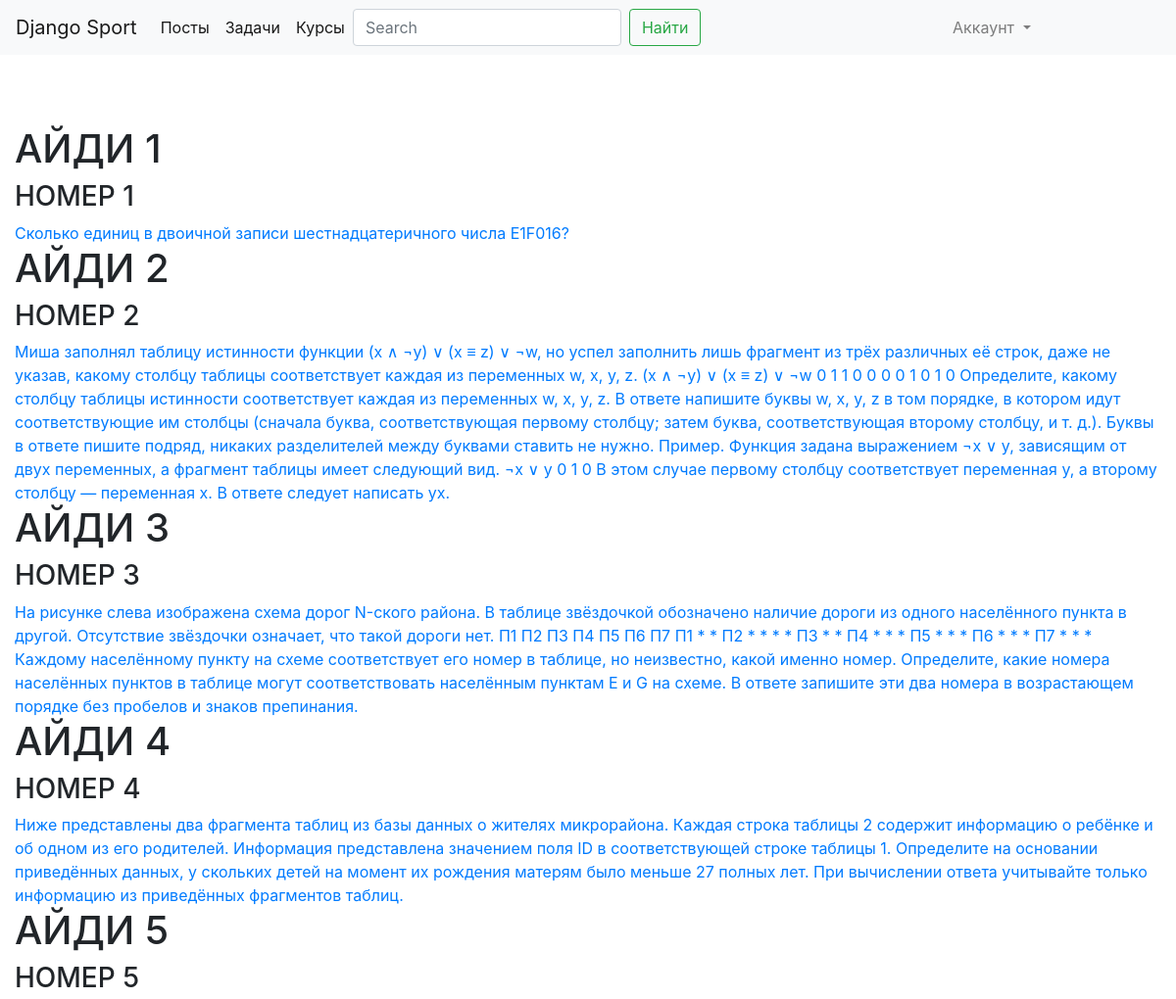
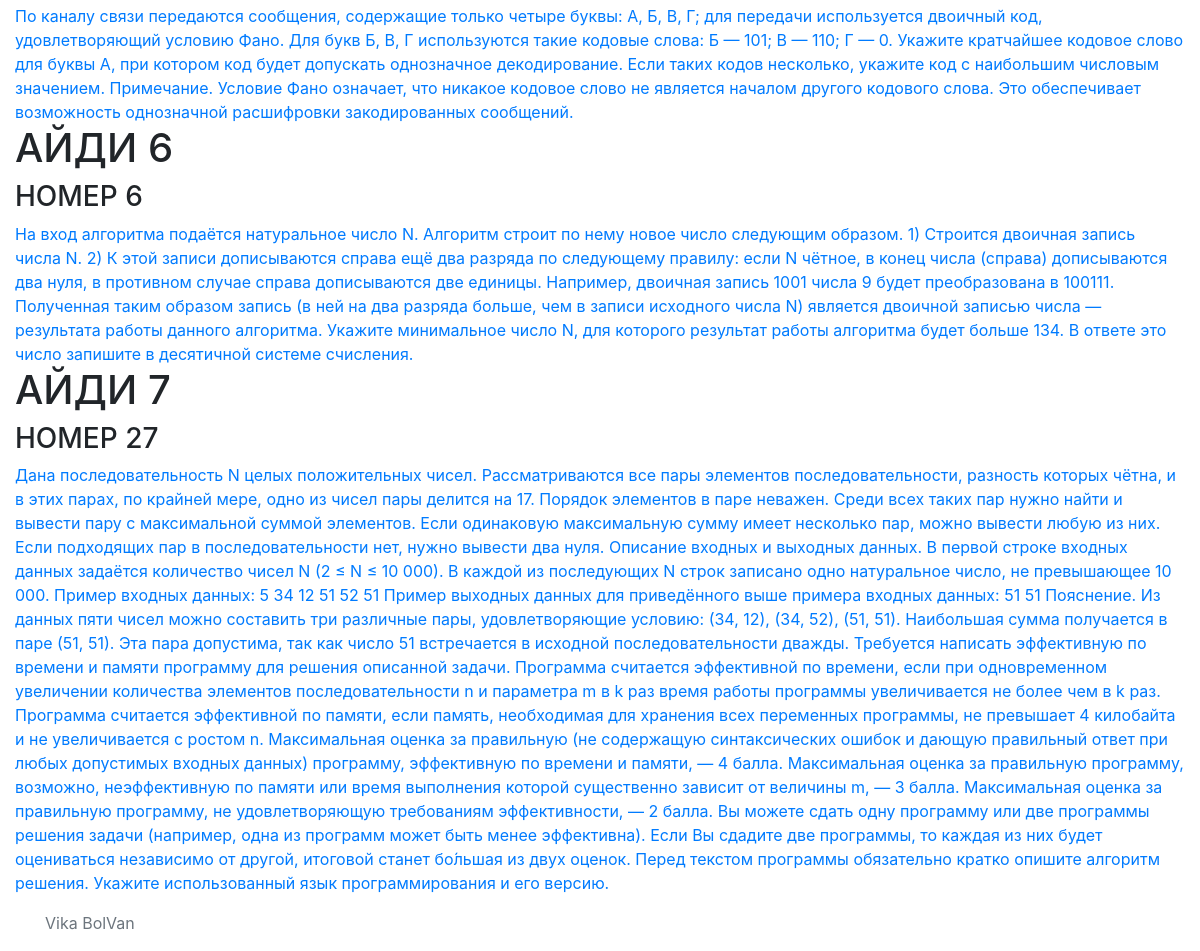
/tasks/, run on the app's committed database (2 pictures, top to bottom).
### task/models.py (models this page shows)
class Task1(models.Model):
    class Part(models.TextChoices):
        FIRST = 1
        SECOND = 2
    answer = models.TextField()
    number = models.IntegerField()
    text = models.TextField()
    part = models.CharField(choices=Part.choices,default=Part.FIRST,max_length=255)
    thema = models.ForeignKey(Thema, on_delete=models.SET_NULL, null=True,default=None)

### task/views.py (the view)
# urls.py: path('tasks/', views.Task1ListView.as_view(), name='task1_list'),
class Task1ListView(ListView):
    model = Task1
    def get_queryset(self):
        queryset = super().get_queryset()
        if self.request.GET.__contains__('number'):
            number = self.request.GET.__getitem__('number')
            queryset = queryset.filter(number=number)
        return queryset

### templates/task/task1_list.html (shortened to what this page needs)
{% extends "base.html" %}
{% block content %}
        {% for task in object_list %}
            <br>
            <h1>АЙДИ {{ task.id }}</h1>
            <h3>НОМЕР {{ task.number }}</h3>
            <a href="{% url 'task1_detail' task.id %}">{{ task.text }}</a>
        {% endfor %}
{% endblock %}

### templates/base.html (shortened to what this page needs)
<!DOCTYPE html>
<html lang="en" class="h-100">
<head>
    <link rel="stylesheet" href="https://stackpath.bootstrapcdn.com/bootstrap/4.5.0/css/bootstrap.min.css"
>
</head>
<body class="d-flex flex-column h-100">
<nav class="navbar navbar-expand-lg navbar-light bg-light">
    <a class="navbar-brand" href="{% url 'index' %}">Django Sport</a>
    <div class="collapse navbar-collapse" id="navbarSupportedContent">
        <ul class="navbar-nav mr-auto">
            <li class="nav-item active">
                <a class="nav-link" href="{% url 'post_list' %}">Посты</a>
            </li>
            <li class="nav-item active">
                <a class="nav-link" href="{% url 'task1_list' %}">Задачи</a>
            </li>
            <li class="nav-item active">
                <a class="nav-link" href="{% url 'course_list' %}">Курсы</a>
            </li>
            <form class="form-inline" action="{% url 'search' %}" method="post">
                <input class="form-control mr-sm-2" type="search" name="query" placeholder="Search" aria-label="Search">
                <button class="btn btn-outline-success my-2 my-sm-0" type="submit">Найти</button>
            </form>
        </ul>
        <ul class="navbar-nav mx-auto">
            <li class="nav-item dropdown">
                {% if request.user.is_authenticated %}
                    <a class="nav-link dropdown-toggle" href="#" id="navbarDropdown" role="button"
                       data-toggle="dropdown" aria-haspopup="true" aria-expanded="false">
                        {{ request.user.first_name }}
                    </a>
                    <div class="dropdown-menu" aria-labelledby="navbarDropdown">
                        <a class="dropdown-item" href="{% url 'profile' %}">Профиль</a>
                        <div class="dropdown-divider"></div>
                        <a class="dropdown-item" href="{% url 'logout' %}">Выйти</a>
                    </div>
                {% else %}
                    <a class="nav-link dropdown-toggle" href="#" id="navbarDropdown" role="button"
                       data-toggle="dropdown" aria-haspopup="true" aria-expanded="false">
                        Аккаунт
                    </a>
                {% endif %}
            </li>
        </ul>
    </div>
</nav>
<main role="main" class="mt-md-5">
    <div class="container-fluid">
        {% block content %}{% endblock %}
    </div>
</main>
<footer class="footer mt-auto py-3">
    <div class="container">
        <span class="text-muted">Vika BolVan</span>
    </div>
</footer>
</body>
</html>

### data on the page
Task1: id "1", number "1", text "Сколько единиц в двоичной записи шестнадцатеричного числа E1F016?"
Task1: id "2", number "2", text "Миша заполнял таблицу истинности функции (x ∧ ¬y) ∨ (x ≡ z) ∨ ¬w, но успел заполнить лишь фрагмент из трёх различных её строк, даже не указав, какому столбцу таблицы соответствует каждая из переменных w, x, y, z. (x ∧ ¬y) ∨ (x ≡ z) ∨ ¬w 0 1 1 0 0 0 0 1 0 1 0 Определите, какому столбцу таблицы истинности соответствует каждая из переменных w, x, y, z. В ответе напишите буквы w, x, y, z в том порядке, в котором идут соответствующие им столбцы (сначала буква, соответствующая первому столбцу; затем буква, соответствующая второму столбцу, и т. д.). Буквы в ответе пишите подряд, никаких разделителей между буквами ставить не нужно. Пример. Функция задана выражением ¬x ∨ y, зависящим от двух…"
Task1: id "3", number "3", text "На рисунке слева изображена схема дорог N-ского района. В таблице звёздочкой обозначено наличие дороги из одного населённого пункта в другой. Отсутствие звёздочки означает, что такой дороги нет. П1 П2 П3 П4 П5 П6 П7 П1 * * П2 * * * * П3 * * П4 * * * П5 * * * П6 * * * П7 * * * Каждому населённому пункту на схеме соответствует его номер в таблице, но неизвестно, какой именно номер. Определите, какие номера населённых пунктов в таблице могут соответствовать населённым пунктам E и G на схеме. В ответе запишите эти два номера в возрастающем порядке без пробелов и знаков препинания."
Task1: id "4", number "4", text "Ниже представлены два фрагмента таблиц из базы данных о жителях микрорайона. Каждая строка таблицы 2 содержит информацию о ребёнке и об одном из его родителей. Информация представлена значением поля ID в соответствующей строке таблицы 1. Определите на основании приведённых данных, у скольких детей на момент их рождения матерям было меньше 27 полных лет. При вычислении ответа учитывайте только информацию из приведённых фрагментов таблиц."
Task1: id "5", number "5", text "По каналу связи передаются сообщения, содержащие только четыре буквы: А, Б, В, Г; для передачи используется двоичный код, удовлетворяющий условию Фано. Для букв Б, В, Г используются такие кодовые слова: Б — 101; В — 110; Г — 0. Укажите кратчайшее кодовое слово для буквы А, при котором код будет допускать однозначное декодирование. Если таких кодов несколько, укажите код с наибольшим числовым значением. Примечание. Условие Фано означает, что никакое кодовое слово не является началом другого кодового слова. Это обеспечивает возможность однозначной расшифровки закодированных сообщений."
Task1: id "6", number "6", text "На вход алгоритма подаётся натуральное число N. Алгоритм строит по нему новое число следующим образом. 1) Строится двоичная запись числа N. 2) К этой записи дописываются справа ещё два разряда по следующему правилу: если N чётное, в конец числа (справа) дописываются два нуля, в противном случае справа дописываются две единицы. Например, двоичная запись 1001 числа 9 будет преобразована в 100111. Полученная таким образом запись (в ней на два разряда больше, чем в записи исходного числа N) является двоичной записью числа — результата работы данного алгоритма. Укажите минимальное число N, для которого результат работы алгоритма будет больше 134. В ответе это число запишите в десятичной системе…"
Task1: id "7", number "27", text "Дана последовательность N целых положительных чисел. Рассматриваются все пары элементов последовательности, разность которых чётна, и в этих парах, по крайней мере, одно из чисел пары делится на 17. Порядок элементов в паре неважен. Среди всех таких пар нужно найти и вывести пару с максимальной суммой элементов. Если одинаковую максимальную сумму имеет несколько пар, можно вывести любую из них. Если подходящих пар в последовательности нет, нужно вывести два нуля. Описание входных и выходных данных. В первой строке входных данных задаётся количество чисел N (2 ≤ N ≤ 10 000). В каждой из последующих N строк записано одно натуральное число, не превышающее 10 000. Пример входных данных: 5 34 12…"
